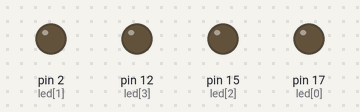
A sketch run on a simulated Arduino Uno, built with avr-gcc and run on an emulated ATmega328P. Shown: output pins drawn as LEDs (lit = HIGH).

Above: at 0.02 s.
At 0.42 s:
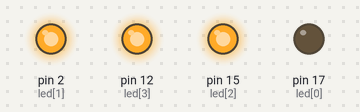
At 0.77 s:
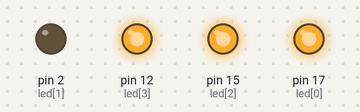
At 1.47 s:
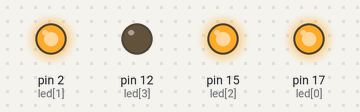
At 2.22 s:
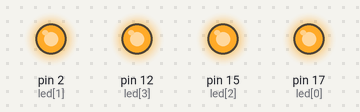
At 2.92 s:
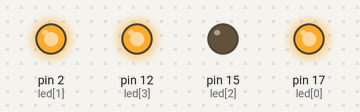
Timing chart, 0 to 3.2 s (numbered marks = the images above):
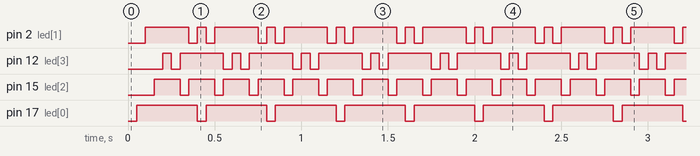

The sketch:

lab5-1.ino
```cpp
int led[] ={17,2,15,12};


void setup() {
  for (int i = 0; i <=3; i++) {
    pinMode(led[i], OUTPUT);
  }
}

void loop() {
  up();
  down();
}

void up() {
  int i = 0;
  do {
    digitalWrite(led[i], LOW);
    delay(50);
    digitalWrite(led[i], HIGH);
    i++;
  } while (i < 4);
}

void down() {
  int i = 4;
  do {
    digitalWrite(led[i], LOW);
    delay(50);
    digitalWrite(led[i], HIGH);
    i--;
  } while (i > 0);
;}
```

Measured:
- by itself, pin 2 (led[1]): repeats every 0.40 s: LOW 0.05 s, HIGH 0.05 s, LOW 0.05 s, HIGH 0.25 s
- by itself, pin 12 (led[3]): repeats every 0.40 s: LOW 0.05 s, HIGH 0.25 s, LOW 0.05 s, HIGH 0.05 s
- by itself, pin 15 (led[2]): alternates HIGH for 0.15 s and LOW for 0.05 s
- by itself, pin 17 (led[0]): alternates HIGH for 0.35 s and LOW for 0.05 s
